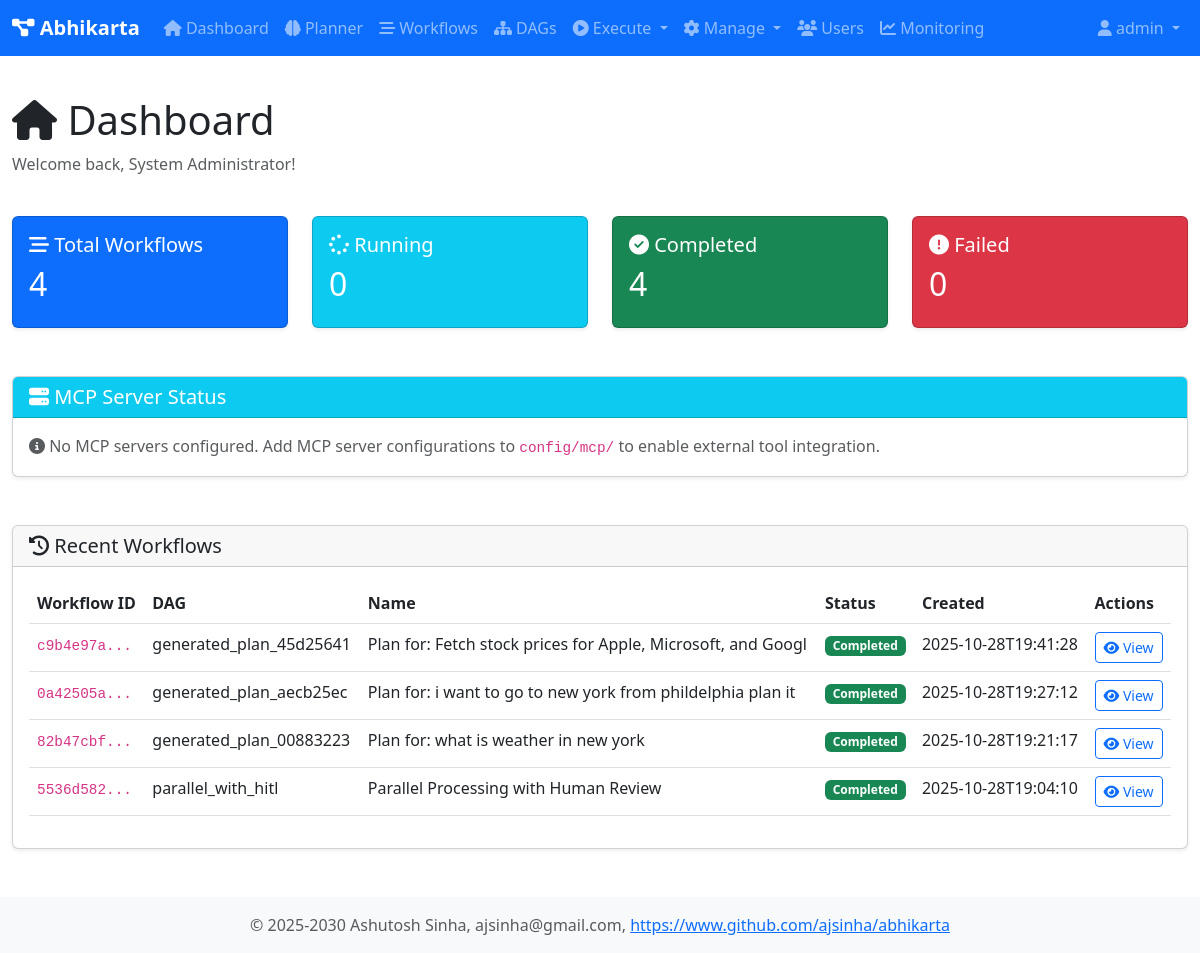
Screenshot of /dashboard (signed in) with the database file from the repository.
### tables this page shows
CREATE TABLE workflows (
                workflow_id TEXT PRIMARY KEY,
                dag_id TEXT NOT NULL,
                session_id TEXT,
                name TEXT,
                description TEXT,
                status TEXT DEFAULT 'pending',
                created_at TEXT DEFAULT CURRENT_TIMESTAMP,
                started_at TEXT,
                completed_at TEXT,
                created_by TEXT,
                graph_json TEXT,
                result TEXT,
                error TEXT
            );

### web/app.py (the view)
@app.route('/dashboard')
@login_required
def dashboard():
    user = user_registry.get_user(session['user_id'])
    db = get_db()
    total_workflows = db.fetchone("SELECT COUNT(*) as count FROM workflows")['count']
    running_workflows = db.fetchone("SELECT COUNT(*) as count FROM workflows WHERE status = 'running'")['count']
    completed_workflows = db.fetchone("SELECT COUNT(*) as count FROM workflows WHERE status = 'completed'")['count']
    failed_workflows = db.fetchone("SELECT COUNT(*) as count FROM workflows WHERE status = 'failed'")['count']
    recent_workflows = db.fetchall(
        "SELECT * FROM workflows ORDER BY created_at DESC LIMIT 10"
    )
    pending_hitl = orchestrator.get_pending_hitl_requests()
    mcp_servers = tool_registry.get_mcp_servers_status()
    return render_template('dashboard.html',
                         user=user,
                         total_workflows=total_workflows,
                         running_workflows=running_workflows,
                         completed_workflows=completed_workflows,
                         failed_workflows=failed_workflows,
                         recent_workflows=recent_workflows,
                         pending_hitl=len(pending_hitl),
                         mcp_servers=mcp_servers)

### core/database.py (called while the page is built)
def get_db() -> Database:
    global _db_instance
    if _db_instance is None:
        _db_instance = Database(db_type='sqlite', db_path='data/abhikarta.db')
        _db_instance.initialize_schema()
    return _db_instance

    @contextmanager
    def get_connection(self):
        conn = None
        try:
            if self.db_type == 'sqlite':
                conn = sqlite3.connect(self.db_path)
                conn.row_factory = sqlite3.Row
            elif self.db_type == 'postgresql':
                import psycopg2
                import psycopg2.extras
                conn = psycopg2.connect(**self.pg_params)
                conn.cursor_factory = psycopg2.extras.RealDictCursor
            yield conn
            conn.commit()
        except Exception as e:
            if conn:
                conn.rollback()
            raise e
        finally:
            if conn:
                conn.close()

    def fetchone(self, query: str, params: Tuple = ()) -> Optional[Dict[str, Any]]:
        with self.get_connection() as conn:
            cursor = conn.cursor()
            cursor.execute(query, params)
            row = cursor.fetchone()
            return dict(row) if row else None

    def fetchall(self, query: str, params: Tuple = ()) -> List[Dict[str, Any]]:
        with self.get_connection() as conn:
            cursor = conn.cursor()
            cursor.execute(query, params)
            rows = cursor.fetchall()
            return [dict(row) for row in rows]

### core/user_registry.py (called while the page is built)
    def is_admin(self) -> bool:
        return self.role == 'admin'

    def get_user(self, user_id: str) -> Optional[User]:
        return self._users.get(user_id)

### tools/tool_registry.py (called while the page is built, shortened)
    def get_mcp_servers_status(self) -> List[Dict[str, Any]]:
        import time
        mcp_servers = []
        if not os.path.exists(self._mcp_config_dir):
            return mcp_servers

### web/app.py (called while the page is built)
def login_required(f):
    @wraps(f)
    def decorated_function(*args, **kwargs):
        if 'user_id' not in session:
            return redirect(url_for('login'))
        return f(*args, **kwargs)
    return decorated_function

### workflows/orchestrator.py (called while the page is built)
    def get_pending_hitl_requests(self, workflow_id: Optional[str] = None) -> List[Dict[str, Any]]:
        if workflow_id:
            return self.db.fetchall(
                "SELECT * FROM hitl_requests WHERE workflow_id = ? AND status = 'pending'",
                (workflow_id,)
            )
        else:
            return self.db.fetchall(
                "SELECT * FROM hitl_requests WHERE status = 'pending'"
            )

### web/templates/dashboard.html (shortened to what this page needs)
{% extends "base.html" %}
{% block content %}
<div class="row mb-4">
    <div class="col">
        <h1><i class="fas fa-home"></i> Dashboard</h1>
        <p class="text-muted">Welcome back, {{ user.full_name }}!</p>
    </div>
</div>
<div class="row mb-4">
    <div class="col-md-3">
        <div class="card text-white bg-primary">
            <div class="card-body">
                <h5 class="card-title"><i class="fas fa-stream"></i> Total Workflows</h5>
                <h2>{{ total_workflows }}</h2>
            </div>
        </div>
    </div>
    <div class="col-md-3">
        <div class="card text-white bg-info">
            <div class="card-body">
                <h5 class="card-title"><i class="fas fa-spinner"></i> Running</h5>
                <h2>{{ running_workflows }}</h2>
            </div>
        </div>
    </div>
    <div class="col-md-3">
        <div class="card text-white bg-success">
            <div class="card-body">
                <h5 class="card-title"><i class="fas fa-check-circle"></i> Completed</h5>
                <h2>{{ completed_workflows }}</h2>
            </div>
        </div>
    </div>
    <div class="col-md-3">
        <div class="card text-white bg-danger">
            <div class="card-body">
                <h5 class="card-title"><i class="fas fa-exclamation-circle"></i> Failed</h5>
                <h2>{{ failed_workflows }}</h2>
            </div>
        </div>
    </div>
</div>
<div class="row mb-4">
    <div class="col-12">
        <div class="card">
            <div class="card-header bg-info text-white">
                <h5 class="mb-0"><i class="fas fa-server"></i> MCP Server Status</h5>
            </div>
            <div class="card-body">
                {% if mcp_servers %}
                <div class="row">
                    {% for server in mcp_servers %}
                    <div class="col-md-4 mb-3">
                        <div class="card border-{{ 'success' if server.status == 'online' else 'danger' }}">
                            <div class="card-body">
                                <div class="d-flex justify-content-between align-items-center mb-2">
                                    <h6 class="mb-0"><i class="fas fa-cube"></i> {{ server.name }}</h6>
                                    {% if server.status == 'online' %}
                                        <span class="badge bg-success"><i class="fas fa-check-circle"></i> Online</span>
                                    {% else %}
                                        <span class="badge bg-danger"><i class="fas fa-times-circle"></i> Offline</span>
                                    {% endif %}
                                </div>
                                <p class="small text-muted mb-2">
                                    <i class="fas fa-link"></i> {{ server.url }}
                                </p>
                                <div class="small">
                                    <strong>Tools:</strong> {{ server.tool_count }}
                                    {% if server.status == 'online' %}
                                        <br><strong>Response Time:</strong> {{ server.response_time }}ms
                                    {% endif %}
                                </div>
                            </div>
                        </div>
                    </div>
                    {% endfor %}
                </div>
                <div class="text-end">
                    <button class="btn btn-sm btn-outline-secondary" onclick="refreshMCPStatus()">
                        <i class="fas fa-sync-alt"></i> Refresh Status
                    </button>
                </div>
                {% else %}
                <p class="text-muted mb-0">
                    <i class="fas fa-info-circle"></i> No MCP servers configured.
                    Add MCP server configurations to <code>config/mcp/</code> to enable external tool integration.
                </p>
                {% endif %}
            </div>
        </div>
    </div>
</div>
<div class="row">
    <div class="col-12">
        <div class="card">
            <div class="card-header">
                <h5 class="mb-0"><i class="fas fa-history"></i> Recent Workflows</h5>
            </div>
            <div class="card-body">
                {% if recent_workflows %}
                <div class="table-responsive">
                    <table class="table table-hover">
                        <thead>
                            <tr>
                                <th>Workflow ID</th>
                                <th>DAG</th>
                                <th>Name</th>
                                <th>Status</th>
                                <th>Created</th>
                                <th>Actions</th>
                            </tr>
                        </thead>
                        <tbody>
                            {% for workflow in recent_workflows %}
                            <tr>
                                <td><code>{{ workflow.workflow_id[:8] }}...</code></td>
                                <td>{{ workflow.dag_id }}</td>
                                <td>{{ workflow.name or 'N/A' }}</td>
                                <td>
                                    {% if workflow.status == 'running' %}
                                        <span class="badge bg-info">Running</span>
                                    {% elif workflow.status == 'completed' %}
                                        <span class="badge bg-success">Completed</span>
                                    {% elif workflow.status == 'failed' %}
                                        <span class="badge bg-danger">Failed</span>
                                    {% else %}
                                        <span class="badge bg-secondary">{{ workflow.status }}</span>
                                    {% endif %}
                                </td>
                                <td>{{ workflow.created_at[:19] }}</td>
                                <td>
                                    <a href="{{ url_for('workflow_detail', workflow_id=workflow.workflow_id) }}"
                                       class="btn btn-sm btn-outline-primary">
                                        <i class="fas fa-eye"></i> View
                                    </a>
                                </td>
                            </tr>
                            {% endfor %}
                        </tbody>
                    </table>
                </div>
                {% else %}
                <p class="text-muted">No workflows yet. <a href="{{ url_for('dags') }}">Execute a DAG</a> to get started.</p>
                {% endif %}
            </div>
        </div>
    </div>
</div>
{% endblock %}

### web/templates/base.html (shortened to what this page needs)
<!DOCTYPE html>
<html lang="en">
<head>
    <link href="https://cdn.jsdelivr.net/npm/bootstrap@5.3.0/dist/css/bootstrap.min.css" rel="stylesheet">
    <link rel="stylesheet" href="https://cdnjs.cloudflare.com/ajax/libs/font-awesome/6.4.0/css/all.min.css">
    <link href="{{ url_for('static', filename='css/style.css') }}" rel="stylesheet">
</head>
<body>
    {% if user %}
    <nav class="navbar navbar-expand-lg navbar-dark bg-primary">
        <div class="container-fluid">
            <a class="navbar-brand" href="{{ url_for('dashboard') }}">
                <i class="fas fa-project-diagram"></i> Abhikarta
            </a>
            <div class="collapse navbar-collapse" id="navbarNav">
                <ul class="navbar-nav me-auto">
                    <li class="nav-item">
                        <a class="nav-link" href="{{ url_for('dashboard') }}">
                            <i class="fas fa-home"></i> Dashboard
                        </a>
                    </li>
                    <li class="nav-item">
                        <a class="nav-link" href="{{ url_for('planner_page') }}">
                            <i class="fas fa-brain"></i> Planner
                        </a>
                    </li>
                    <li class="nav-item">
                        <a class="nav-link" href="{{ url_for('workflows') }}">
                            <i class="fas fa-stream"></i> Workflows
                        </a>
                    </li>
                    <li class="nav-item">
                        <a class="nav-link" href="{{ url_for('dags') }}">
                            <i class="fas fa-sitemap"></i> DAGs
                        </a>
                    </li>
                    <li class="nav-item dropdown">
                        <a class="nav-link dropdown-toggle" href="#" id="executeDropdown" role="button" data-bs-toggle="dropdown">
                            <i class="fas fa-play-circle"></i> Execute
                        </a>
                    </li>
                    <li class="nav-item dropdown">
                        <a class="nav-link dropdown-toggle" href="#" id="manageDropdown" role="button" data-bs-toggle="dropdown">
                            <i class="fas fa-cog"></i> Manage
                        </a>
                    </li>
                    {% if user.is_admin() %}
                    <li class="nav-item">
                        <a class="nav-link" href="{{ url_for('users') }}">
                            <i class="fas fa-users"></i> Users
                        </a>
                    </li>
                    <li class="nav-item">
                        <a class="nav-link" href="{{ url_for('monitoring_dashboard') }}">
                            <i class="fas fa-chart-line"></i> Monitoring
                        </a>
                    </li>
                    {% endif %}
                </ul>
                <ul class="navbar-nav">
                    <li class="nav-item dropdown">
                        <a class="nav-link dropdown-toggle" href="#" id="userDropdown" role="button" data-bs-toggle="dropdown">
                            <i class="fas fa-user"></i> {{ user.username }}
                        </a>
                    </li>
                </ul>
            </div>
        </div>
    </nav>
    {% endif %}
    <main class="container-fluid py-4">
        {% block content %}{% endblock %}
    </main>
    <footer class="footer mt-auto py-3 bg-light">
        <div class="container text-center">
            <span class="text-muted">© 2025-2030 Ashutosh Sinha, ajsinha@gmail.com,
                <a href="https://www.github.com/ajsinha/abhikarta" target="_blank">https://www.github.com/ajsinha/abhikarta</a>
            </span>
        </div>
    </footer>
</body>
</html>

### web/static/css/style.css (style rules this page uses)
body { min-height: 100vh; display: flex; flex-direction: column; }
main { flex: 1; }
.footer { margin-top: auto; }
.card { margin-bottom: 1.5rem; box-shadow: 0 0.125rem 0.25rem rgba(0,0,0,.075); }
code { font-size: 90%; }
.navbar-brand { font-weight: bold; }

### rows the page displays
workflows: workflow_id "c9b4e97a", dag_id "generated_plan_45d25641", name "Plan for: Fetch stock prices for Apple, Microsoft, and Googl", status "Completed", created_at "2025-10-28T19:41:28"
workflows: workflow_id "0a42505a", dag_id "generated_plan_aecb25ec", name "Plan for: i want to go to new york from phildelphia plan it", status "Completed", created_at "2025-10-28T19:27:12"
workflows: workflow_id "82b47cbf", dag_id "generated_plan_00883223", name "Plan for: what is weather in new york", status "Completed", created_at "2025-10-28T19:21:17"
workflows: workflow_id "5536d582", dag_id "parallel_with_hitl", name "Parallel Processing with Human Review", status "Completed", created_at "2025-10-28T19:04:10"

### other values shown
{{ user.username }} "admin"
{{ user.full_name }} "System Administrator"
{{ total_workflows }} "4"
{{ running_workflows }} "0"
{{ completed_workflows }} "4"
{{ failed_workflows }} "0"
